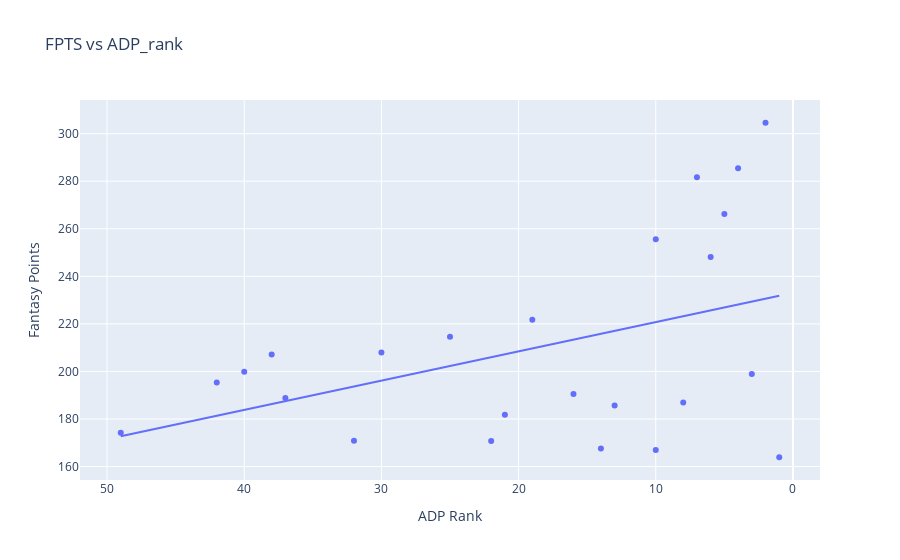

Here is the notebook cell this chart was saved with:
### Code cell
analyze_position(df, 'wr')

### Figure 1 — Plotly figure (JSON) as saved in the notebook; plotly's stock layout.template omitted (floating-point values rounded to 4 significant figures)
{"data": [{"customdata": [[1, 17], [2, 17], [3, 17], [4, 17], [5, 17], [6, 17], [7, 17], [8, 16], [9, 17], [10, 17], [11, 17], [12, 13], [13, 16], [14, 17], [15, 17], [16, 15], [17, 15], [18, 17], [19, 17], [20, 15], [21, 15], [22, 17], [23, 16], [24, 9]], "hovertemplate": "<b>%{hovertext}</b><br><br>ADP Rank=%{x}<br>Fantasy Points=%{y}<br>FPTS_rank=%{customdata[0]}<br>G=%{customdata[1]}<extra></extra>", "hovertext": ["Justin Jefferson", "Davante Adams", "Tyreek Hill", "Stefon Diggs", "A.J. Brown", "CeeDee Lamb", "Jaylen Waddle", "Amon-Ra St.", "Amari Cooper", "DeVonta Smith", "Christian Kirk", "Ja'Marr Chase", "Tyler Lockett", "Terry McLaurin", "Brandon Aiyuk", "Mike Evans", "Tee Higgins", "DK Metcalf", "Garrett Wilson", "Chris Godwin", "Jerry Jeudy", "DJ Moore", "Michael Pittman", "Cooper Kupp"], "legendgroup": "", "marker": {"color": "#636efa", "symbol": "circle"}, "mode": "markers", "name": "", "orientation": "v", "showlegend": false, "type": "scatter", "x": [2, 4, 7, 5, 10, 6, 19, 25, 30, 38, 40, 3, 42, 16, 37, 8, 13, 21, 49, 32, 22, 14, 10, 1], "xaxis": "x", "y": [304.6, 285.5, 281.7, 266.2, 255.6, 248.1, 221.7, 214.6, 208, 207.1, 199.9, 198.9, 195.3, 190.5, 188.8, 186.9, 185.7, 181.8, 174.2, 170.8, 170.7, 167.6, 167, 163.9], "yaxis": "y"}, {"hovertemplate": "<b>OLS trendline</b><br>FPTS = -1.23064 * ADP_rank + 233.075<br>R<sup>2</sup>=0.183743<br><br>ADP Rank=%{x}<br>Fantasy Points=%{y} <b>(trend)</b><extra></extra>", "legendgroup": "", "marker": {"color": "#636efa", "symbol": "circle"}, "mode": "lines", "name": "", "showlegend": false, "type": "scatter", "x": [1, 2, 3, 4, 5, 6, 7, 8, 10, 10, 13, 14, 16, 19, 21, 22, 25, 30, 32, 37, 38, 40, 42, 49], "xaxis": "x", "y": [231.8, 230.6, 229.4, 228.2, 226.9, 225.7, 224.5, 223.2, 220.8, 220.8, 217.1, 215.8, 213.4, 209.7, 207.2, 206.0, 202.3, 196.2, 193.7, 187.5, 186.3, 183.8, 181.4, 172.8], "yaxis": "y"}], "layout": {"legend": {"tracegroupgap": 0}, "title": {"text": "FPTS vs ADP_rank"}, "xaxis": {"anchor": "y", "autorange": "reversed", "domain": [0, 1], "title": {"text": "ADP Rank"}}, "yaxis": {"anchor": "x", "domain": [0, 1], "title": {"text": "Fantasy Points"}}}}
